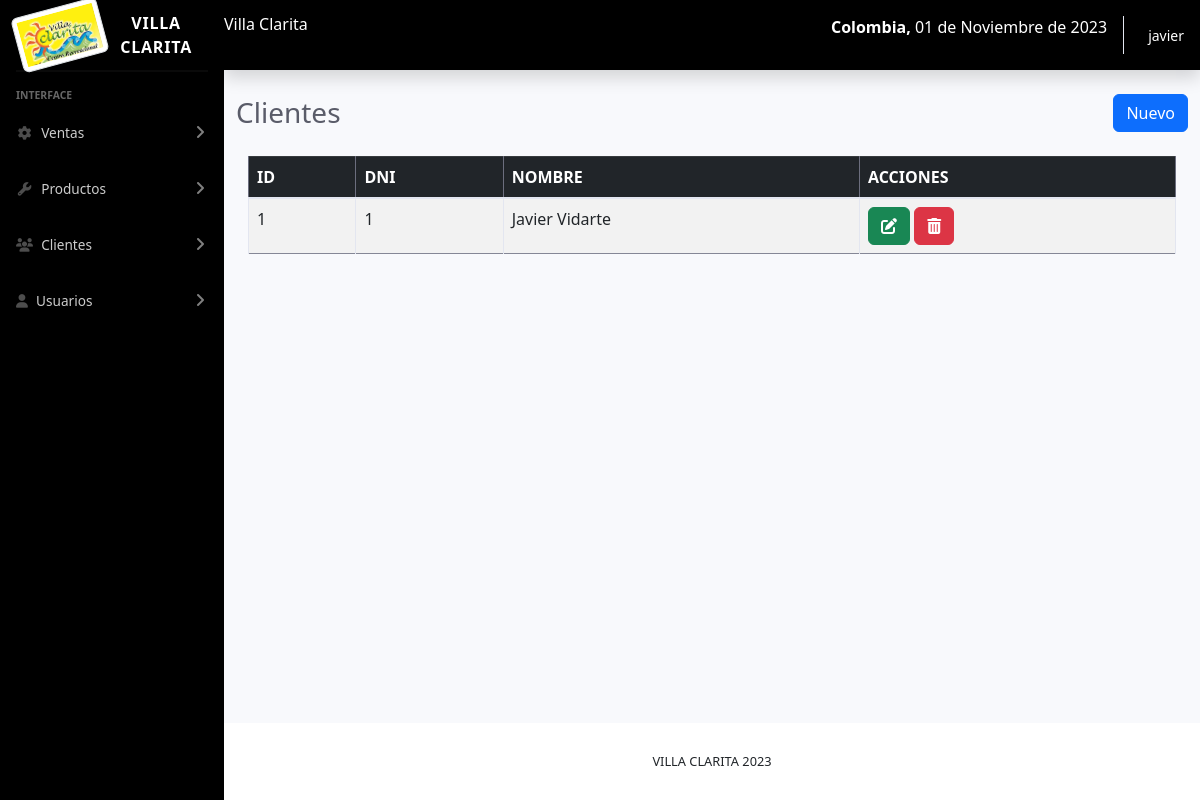
/sistema/lista_cliente.php (signed in), run on the app's committed database.
### tables this page shows
CREATE TABLE `cliente` (
  `idcliente` int(11) NOT NULL,
  `dni` int(8) NOT NULL,
  `nombre` varchar(100) NOT NULL,
  `usuario_id` int(11) NOT NULL
);

### sistema/lista_cliente.php (the view)
<?php include_once "includes/header.php"; ?>
<div class="container-fluid">
	<div class="d-sm-flex align-items-center justify-content-between mb-4">
		<h1 class="h3 mb-0 text-gray-800">Clientes</h1>
		<a href="registro_cliente.php" class="btn btn-primary">Nuevo</a>
	</div>
	<div class="row">
		<div class="col-lg-12">
			<div class="table-responsive container">
				<table class="table table-striped table-bordered" id="table">
					<thead class="table-dark">
						<tr>
							<th>ID</th>
							<th>DNI</th>
							<th>NOMBRE</th>
							<?php if ($_SESSION['rol'] == 1) { ?>
							<th>ACCIONES</th>
							<?php } ?>
						</tr>
					</thead>
					<tbody>
						<?php
						include "../conexion.php";
						$query = mysqli_query($conexion, "SELECT * FROM cliente");
						$result = mysqli_num_rows($query);
						if ($result > 0) {
							while ($data = mysqli_fetch_assoc($query)) { ?>
								<tr>
									<td><?php echo $data['idcliente']; ?></td>
									<td><?php echo $data['dni']; ?></td>
									<td><?php echo $data['nombre']; ?></td>
									<?php if ($_SESSION['rol'] == 1) { ?>
									<td>
										<a href="editar_cliente.php?id=<?php echo $data['idcliente']; ?>" class="btn btn-success"><i class='fas fa-edit'></i></a>
										<form action="eliminar_cliente.php?id=<?php echo $data['idcliente']; ?>" method="post" class="confirmar d-inline">
											<button class="btn btn-danger" type="submit"><i class='fas fa-trash-alt'></i> </button>
										</form>
									</td>
									<?php } ?>
								</tr>
						<?php }
						} ?>
					</tbody>
				</table>
			</div>
		</div>
	</div>
</div>
</div>
<?php include_once "includes/footer.php"; ?>

### data on the page
cliente: idcliente "1", dni "1", nombre "Javier Vidarte"

### other printed values
fechaPeru() "01 de Noviembre de 2023"
$_SESSION['user'] "javier"
